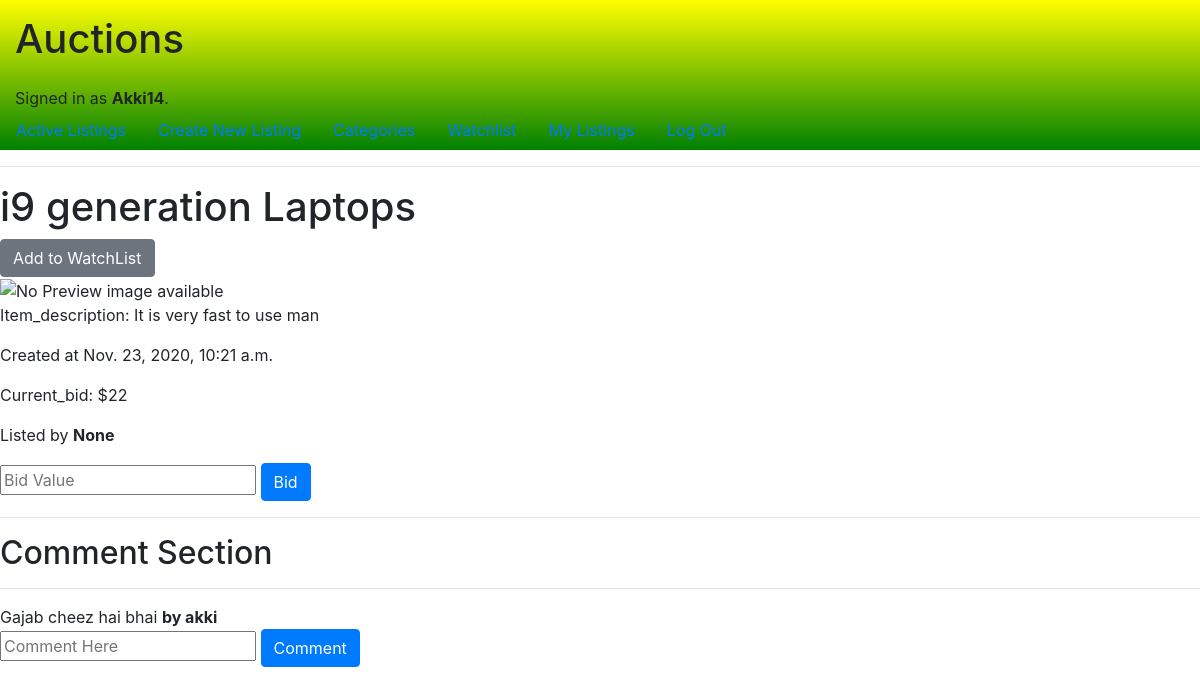
The page /listinfo/i9 generation Laptops (signed in) on the database its author committed.
### auctions/models.py (models this page shows, shortened)
class User(AbstractUser):
    pass

class Create_Listing(models.Model):
    Title= models.CharField(max_length=100)
    bid=models.PositiveIntegerField()
    Image=models.URLField()
    Description=models.TextField()
    created_at=models.DateTimeField(auto_now_add=True, null=True)
    created_by=models.ForeignKey(User, on_delete=models.CASCADE, null=True)
    active=models.BooleanField(default=True)

class Comments(models.Model):
    user_comment=models.ForeignKey(User, on_delete=models.CASCADE)
    item_comment=models.ForeignKey(Create_Listing, on_delete=models.CASCADE)
    comment=models.CharField(max_length=64)

### auctions/views.py (the view, shortened to what this page needs)
# urls.py: path('listinfo/<str:title>',views.show_list, name='show'),
@login_required(login_url="/login")
def show_list(request,title):
    current_user=User.objects.get(username=request.user.username)
    curr_listing=Create_Listing.objects.get(Title=title)
    comments=Comments.objects.filter(item_comment=curr_listing)
    watchlist_check=Watchlist.objects.filter(user_watchlist=current_user,watchlist=curr_listing)
    bids=[[str(i.user_bid), i.bid_value] for i in Bid.objects.filter(listing_bid=curr_listing)]
    if len(bids)!=0:
        greatest_bid=max(bids[len(bids)-1][-1], curr_listing.bid)
        greatest_user=bids[len(bids)-1][-2]
    else:
        greatest_bid=curr_listing.bid
        greatest_user=""
    return render(request, "auctions/listing.html", {
        'curr_listing': curr_listing,
        'current_user': current_user,
        'high_bid': greatest_bid,
        'comments': comments,
        'highest_bidder': greatest_user,
        'check': len(watchlist_check),
        'Comment': len(comments)
    })

### auctions/templates/auctions/listing.html (shortened to what this page needs)
{% extends "auctions/layout.html" %}
{% block body %}
<h1>{{ curr_listing.Title }}</h1>
<div>
    {% if curr_listing.active %}
       {% if check == 0 %}
            <form action="{% url 'show' curr_listing.Title %}" method="POST">
                <input type="submit" class="btn btn-secondary" name="watchlist_add" value="Add to WatchList">
            </form>
        {% else %}
            <form action="{% url 'show' curr_listing.Title %}" method="POST">
                {% csrf_token %}
                <input type="submit" name="watchlist_rm" class='btn btn-secondary' value="Remove From WatchList">
            </form>
        {% endif %}
    {% endif %}
</div>
<div>
   <img src="{{ curr_listing.Image}}" alt="No Preview image available" width=500px height="300px">
</div>
<div>
    <p>Item_description: {{curr_listing.Description }}</p>
    <p>Created at {{curr_listing.created_at}}</p>
   <p>Current_bid: ${{ high_bid }}</p>
   <p>Listed by <b>{{curr_listing.created_by}}</b></p>
</div>
<div>
    <form action="{% url 'show' curr_listing.Title %}" method="POST">
        <input type="number" name="bids" id="" placeholder="Bid Value" min="{{high_bid.bid|add:'1'}}">
        <input type="submit" class="btn btn-primary" value="Bid" name=add_bid>
    </form>
</div>
<div>
    <hr>
    <h2>Comment Section</h2>
    <hr>
    {% if Comment == 0 %}
        <b>No comments Yet On this Item</b>
    {% else %}
        {% for comment in comments %}
        <div>{{ comment.comment }} <b>by {{ comment.user_comment }}</b> </div>
        {% endfor %}
    {% endif %}
    <form action="{% url 'show' curr_listing.Title %}" method="POST">
        <input type="text" name=comment  placeholder="Comment Here" >
        <input type="submit" value=Comment class="btn btn-primary" name=addcomment>
    </form>
</div>
{% endblock %}

### auctions/templates/auctions/layout.html (shortened to what this page needs)
{% load static %}
<!DOCTYPE html>
<html lang="en">
    <head>
        <link rel="stylesheet" href="https://stackpath.bootstrapcdn.com/bootstrap/4.4.1/css/bootstrap.min.css">
        <link href="{% static 'auctions/styles.css' %}" rel="stylesheet">
    </head>
    <body>
        <div class="navigate">
        <h1>Auctions</h1>
        <div class=arrange>
            {% if user.is_authenticated %}
                Signed in as <strong>{{ user.username }}</strong>.
            {% else %}
                Not signed in.
            {% endif %}
        </div>
        <ul class="nav">
            <li class="nav-item">
                <a class="nav-link" href="{% url 'index' %}">Active Listings</a>
            </li>
            {% if user.is_authenticated %}
                <li class="nav-item">
                    <a class="nav-link" href="{% url 'create' %}">Create New Listing</a>
                </li>
                <li class='nav-item'>
                    <a class="nav-link" href="">Categories</a>
                </li>
                <li class='nav-item'>
                    <a class="nav-link" href="{% url 'watchlist' %}">Watchlist</a>
                </li>
                <li class="nav-item">
                    <a class='nav-link' href="{% url 'my_listings' %}">My Listings</a>
                </li>
                <li class="nav-item">
                    <a class="nav-link" href="{% url 'logout' %}">Log Out</a>
                </li>
            {% endif %}
        </ul>
        </div>
        <hr>
        {% block body %}
        {% endblock %}
    </body>
</html>

### auctions/static/auctions/styles.css (style rules this page uses)
.navigate { background-image: linear-gradient(yellow, green); }
.navigate h1 { padding: 15px; }
.navigate .arrange { padding-left: 15px; }

### rows shown on the page
User: username "Akki14"
Create_Listing: Title "i9 generation Laptops", Description "It is very fast to use man", created_at "Nov. 23, 2020, 10:21 a.m.", created_by "None"
Comments: comment "Gajab cheez hai bhai", user_comment "akki"

### other values the page prints
{{ high_bid }} "22"
